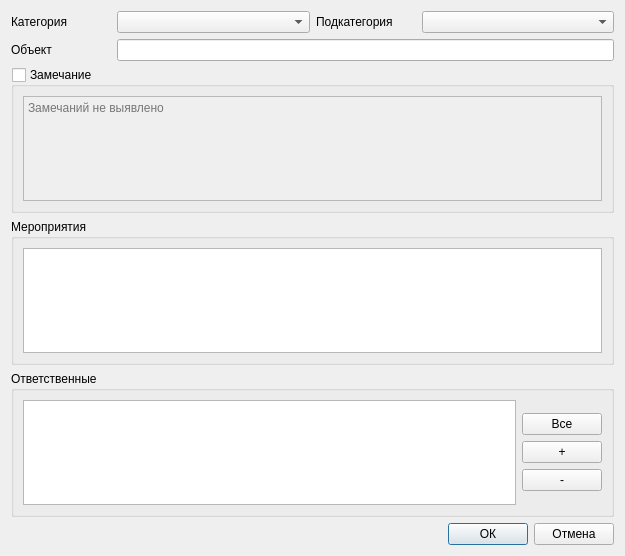
<?xml version="1.0" encoding="UTF-8"?>
<ui version="4.0">
 <class>IssueAdd</class>
 <widget class="QDialog" name="IssueAdd">
  <property name="geometry">
   <rect>
    <x>0</x>
    <y>0</y>
    <width>625</width>
    <height>556</height>
   </rect>
  </property>
  <property name="windowTitle">
   <string>Добавление замечания</string>
  </property>
  <layout class="QVBoxLayout" name="verticalLayout_5">
   <item>
    <layout class="QHBoxLayout" name="horizontalLayout_5">
     <item>
      <widget class="QLabel" name="label_3">
       <property name="minimumSize">
        <size>
         <width>100</width>
         <height>0</height>
        </size>
       </property>
       <property name="maximumSize">
        <size>
         <width>100</width>
         <height>16777215</height>
        </size>
       </property>
       <property name="text">
        <string>Категория</string>
       </property>
      </widget>
     </item>
     <item>
      <widget class="QComboBox" name="category"/>
     </item>
     <item>
      <widget class="QLabel" name="label_4">
       <property name="minimumSize">
        <size>
         <width>100</width>
         <height>0</height>
        </size>
       </property>
       <property name="maximumSize">
        <size>
         <width>100</width>
         <height>16777215</height>
        </size>
       </property>
       <property name="text">
        <string>Подкатегория</string>
       </property>
      </widget>
     </item>
     <item>
      <widget class="QComboBox" name="subcategory"/>
     </item>
    </layout>
   </item>
   <item>
    <layout class="QHBoxLayout" name="horizontalLayout">
     <item>
      <widget class="QLabel" name="label">
       <property name="minimumSize">
        <size>
         <width>100</width>
         <height>0</height>
        </size>
       </property>
       <property name="maximumSize">
        <size>
         <width>100</width>
         <height>16777215</height>
        </size>
       </property>
       <property name="text">
        <string>Объект</string>
       </property>
      </widget>
     </item>
     <item>
      <widget class="QLineEdit" name="place">
       <property name="clearButtonEnabled">
        <bool>true</bool>
       </property>
      </widget>
     </item>
    </layout>
   </item>
   <item>
    <widget class="QGroupBox" name="has_issue">
     <property name="enabled">
      <bool>true</bool>
     </property>
     <property name="title">
      <string>Замечание</string>
     </property>
     <property name="checkable">
      <bool>true</bool>
     </property>
     <property name="checked">
      <bool>false</bool>
     </property>
     <layout class="QVBoxLayout" name="verticalLayout">
      <item>
       <widget class="QTextEdit" name="issue">
        <property name="placeholderText">
         <string>Замечаний не выявлено</string>
        </property>
       </widget>
      </item>
     </layout>
    </widget>
   </item>
   <item>
    <widget class="QGroupBox" name="groupBox_2">
     <property name="title">
      <string>Мероприятия</string>
     </property>
     <layout class="QVBoxLayout" name="verticalLayout_2">
      <item>
       <widget class="QPlainTextEdit" name="measures"/>
      </item>
     </layout>
    </widget>
   </item>
   <item>
    <widget class="QGroupBox" name="gbresponsible">
     <property name="title">
      <string>Ответственные</string>
     </property>
     <layout class="QHBoxLayout" name="horizontalLayout_2">
      <item>
       <widget class="QTableView" name="responsible">
        <property name="editTriggers">
         <set>QAbstractItemView::NoEditTriggers</set>
        </property>
        <property name="alternatingRowColors">
         <bool>true</bool>
        </property>
        <property name="selectionMode">
         <enum>QAbstractItemView::SingleSelection</enum>
        </property>
        <attribute name="horizontalHeaderVisible">
         <bool>false</bool>
        </attribute>
        <attribute name="horizontalHeaderStretchLastSection">
         <bool>true</bool>
        </attribute>
       </widget>
      </item>
      <item>
       <layout class="QVBoxLayout" name="verticalLayout_4">
        <item>
         <spacer name="verticalSpacer">
          <property name="orientation">
           <enum>Qt::Vertical</enum>
          </property>
          <property name="sizeHint" stdset="0">
           <size>
            <width>20</width>
            <height>40</height>
           </size>
          </property>
         </spacer>
        </item>
        <item>
         <widget class="QPushButton" name="add_resp_all">
          <property name="text">
           <string>Все</string>
          </property>
         </widget>
        </item>
        <item>
         <widget class="QPushButton" name="add_resp">
          <property name="styleSheet">
           <string notr="true">QPushButton::menu-indicator{width:0px;}</string>
          </property>
          <property name="text">
           <string>+</string>
          </property>
         </widget>
        </item>
        <item>
         <widget class="QPushButton" name="rem_resp">
          <property name="text">
           <string>-</string>
          </property>
         </widget>
        </item>
        <item>
         <spacer name="verticalSpacer_2">
          <property name="orientation">
           <enum>Qt::Vertical</enum>
          </property>
          <property name="sizeHint" stdset="0">
           <size>
            <width>20</width>
            <height>40</height>
           </size>
          </property>
         </spacer>
        </item>
       </layout>
      </item>
     </layout>
    </widget>
   </item>
   <item>
    <layout class="QHBoxLayout" name="horizontalLayout_3">
     <item>
      <spacer name="horizontalSpacer">
       <property name="orientation">
        <enum>Qt::Horizontal</enum>
       </property>
       <property name="sizeHint" stdset="0">
        <size>
         <width>40</width>
         <height>20</height>
        </size>
       </property>
      </spacer>
     </item>
     <item>
      <widget class="QPushButton" name="accept">
       <property name="text">
        <string>ОК</string>
       </property>
       <property name="default">
        <bool>true</bool>
       </property>
      </widget>
     </item>
     <item>
      <widget class="QPushButton" name="cancel">
       <property name="text">
        <string>Отмена</string>
       </property>
      </widget>
     </item>
    </layout>
   </item>
  </layout>
 </widget>
 <resources/>
 <connections/>
</ui>
